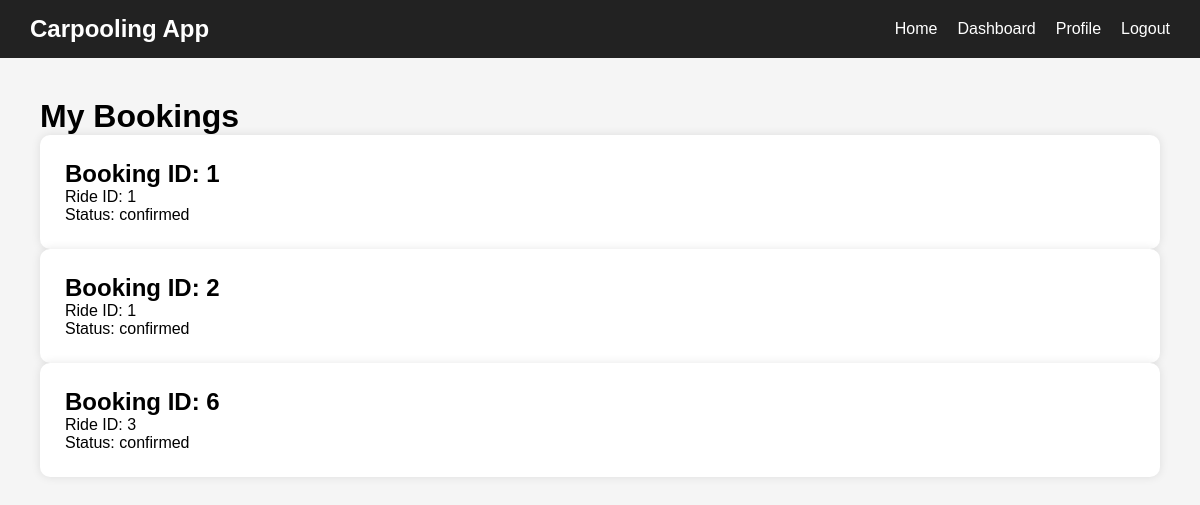
/my-bookings (signed in), run on the app's committed database.
### models/booking_model.py (models this page shows, shortened)
class Booking(db.Model):
    id = db.Column(db.Integer, primary_key=True)
    ride_id = db.Column(db.Integer, nullable=False)
    passenger_id = db.Column(db.Integer, nullable=False)
    booking_status = db.Column(db.String(50), default='confirmed')

### routes/ride_routes.py (the view)
@ride.route('/my-bookings')
@login_required
def my_bookings():
    bookings = Booking.query.filter_by(
        passenger_id=session['user_id']
    ).all()
    return render_template(
        'user/my_bookings.html',
        bookings=bookings
    )

### templates/user/my_bookings.html (shortened to what this page needs)
{% extends 'base.html' %}
{% block content %}
<div class="rides-container">
    <h1>My Bookings</h1>
    {% for booking in bookings %}
        <div class="ride-card">
            <h2>
                Booking ID: {{ booking.id }}
            </h2>
            <p>
                Ride ID: {{ booking.ride_id }}
            </p>
            <p>
                Status: {{ booking.booking_status }}
            </p>
        </div>
    {% endfor %}
</div>
{% endblock %}

### static/css/style.css (style rules this page uses)
* { margin: 0; padding: 0; box-sizing: border-box; font-family: Arial, sans-serif; }
body { background-color: #f5f5f5; }
.rides-container { padding: 40px; }
.ride-card { background-color: white; padding: 25px; border-radius: 10px; box-shadow: 0 0 10px rgba(0,0,0,0.1); }

### data on the page
Booking: id "1", ride_id "1", booking_status "confirmed"
Booking: id "2", ride_id "1", booking_status "confirmed"
Booking: id "6", ride_id "3", booking_status "confirmed"
